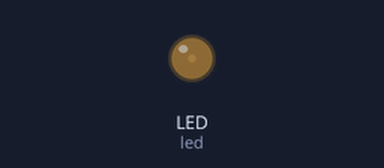
Recording of a program running on a simulated CircuitPython board. Parts: output pins drawn as LEDs (lit = HIGH).

Above: at 0.05 s.
At 0.3 s:
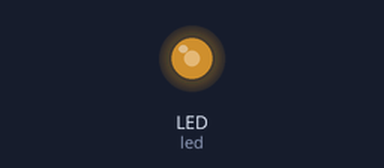
At 0.45 s:
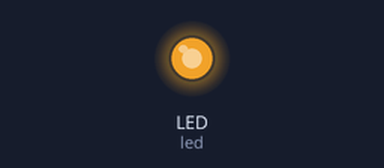
At 0.85 s:
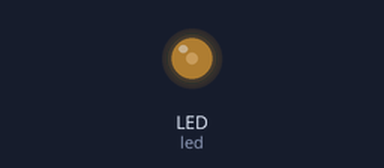
Timing chart, 0 to 3.0 s (numbered marks = the images above):
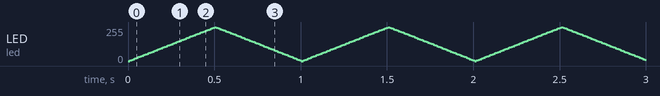

The program:

aula3_ledFadeInFadeOut.py
```python
import time, pwmio, board
led = pwmio.PWMOut (board.LED, frequency=5000, duty_cycle=0)
while True:
    for i in range(100):
        # PWM LED up and down
        if i < 50:
            led.duty_cycle = int(i * 2 * 65535 / 100)  # Up
        else:
            led.duty_cycle = 65535 - int((i - 50) * 2 * 65535 / 100)  # Down
        time.sleep(0.01)
```
